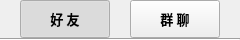
                 <widget class="QWidget" name="widget_contactTypeBackground" native="true">
                  <property name="minimumSize">
                   <size>
                    <width>240</width>
                    <height>40</height>
                   </size>
                  </property>
                  <property name="maximumSize">
                   <size>
                    <width>240</width>
                    <height>40</height>
                   </size>
                  </property>
                  <layout class="QGridLayout" name="gridLayout_15">
                   <property name="leftMargin">
                    <number>0</number>
                   </property>
                   <property name="topMargin">
                    <number>0</number>
                   </property>
                   <property name="rightMargin">
                    <number>0</number>
                   </property>
                   <property name="bottomMargin">
                    <number>0</number>
                   </property>
                   <property name="spacing">
                    <number>0</number>
                   </property>
                   <item row="0" column="0" colspan="2">
                    <widget class="QWidget" name="widget_contactType" native="true">
                     <layout class="QGridLayout" name="gridLayout_75">
                      <property name="leftMargin">
                       <number>0</number>
                      </property>
                      <property name="topMargin">
                       <number>0</number>
                      </property>
                      <property name="rightMargin">
                       <number>0</number>
                      </property>
                      <property name="bottomMargin">
                       <number>0</number>
                      </property>
                      <property name="spacing">
                       <number>0</number>
                      </property>
                      <item row="0" column="0">
                       <widget class="QPushButton" name="btn_friend">
                        <property name="minimumSize">
                         <size>
                          <width>90</width>
                          <height>38</height>
                         </size>
                        </property>
                        <property name="maximumSize">
                         <size>
                          <width>90</width>
                          <height>16777215</height>
                         </size>
                        </property>
                        <property name="font">
                         <font>
                          <family>微软雅黑</family>
                          <pointsize>10</pointsize>
                          <bold>true</bold>
                         </font>
                        </property>
                        <property name="styleSheet">
                         <string notr="true">/*background-color: rgb(240, 240, 240);
border:none*/</string>
                        </property>
                        <property name="text">
                         <string>好 友</string>
                        </property>
                        <property name="checkable">
                         <bool>true</bool>
                        </property>
                        <property name="checked">
                         <bool>true</bool>
                        </property>
                        <property name="autoExclusive">
                         <bool>true</bool>
                        </property>
                       </widget>
                      </item>
                      <item row="0" column="1">
                       <widget class="QPushButton" name="btn_group">
                        <property name="minimumSize">
                         <size>
                          <width>90</width>
                          <height>38</height>
                         </size>
                        </property>
                        <property name="maximumSize">
                         <size>
                          <width>90</width>
                          <height>16777215</height>
                         </size>
                        </property>
                        <property name="font">
                         <font>
                          <family>微软雅黑</family>
                          <pointsize>10</pointsize>
                          <bold>true</bold>
                         </font>
                        </property>
                        <property name="styleSheet">
                         <string notr="true"/>
                        </property>
                        <property name="text">
                         <string>群 聊</string>
                        </property>
                        <property name="checkable">
                         <bool>true</bool>
                        </property>
                        <property name="autoExclusive">
                         <bool>true</bool>
                        </property>
                       </widget>
                      </item>
                     </layout>
                    </widget>
                   </item>
                   <item row="1" column="0" colspan="2">
                    <widget class="Line" name="line_2">
                     <property name="minimumSize">
                      <size>
                       <width>0</width>
                       <height>2</height>
                      </size>
                     </property>
                     <property name="maximumSize">
                      <size>
                       <width>16777215</width>
                       <height>2</height>
                      </size>
                     </property>
                     <property name="orientation">
                      <enum>Qt::Horizontal</enum>
                     </property>
                    </widget>
                   </item>
                  </layout>
                 </widget>
